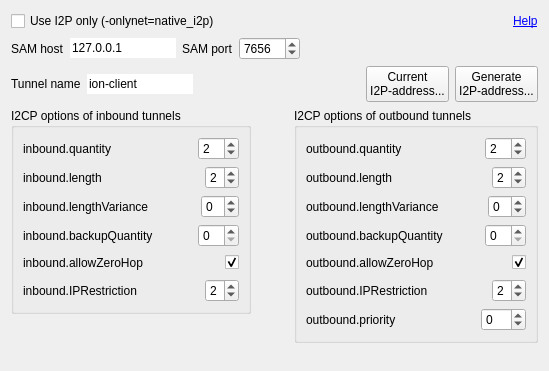
<?xml version="1.0" encoding="UTF-8"?>
<ui version="4.0">
 <class>I2POptionsWidget</class>
 <widget class="QWidget" name="I2POptionsWidget">
  <property name="geometry">
   <rect>
    <x>0</x>
    <y>0</y>
    <width>549</width>
    <height>371</height>
   </rect>
  </property>
  <property name="windowTitle">
   <string>Form</string>
  </property>
  <layout class="QVBoxLayout" name="verticalLayout_5">
   <item>
    <layout class="QHBoxLayout" name="horizontalLayout_15">
     <item>
      <widget class="QCheckBox" name="checkBoxUseI2POnly">
       <property name="text">
        <string>Use I2P only (-onlynet=native_i2p)</string>
       </property>
      </widget>
     </item>
     <item>
      <spacer name="horizontalSpacer_15">
       <property name="orientation">
        <enum>Qt::Horizontal</enum>
       </property>
       <property name="sizeHint" stdset="0">
        <size>
         <width>40</width>
         <height>20</height>
        </size>
       </property>
      </spacer>
     </item>
     <item>
      <widget class="QLabel" name="label">
       <property name="toolTip">
        <string>http://www.i2p2.i2p/i2cp.html#options</string>
       </property>
       <property name="text">
        <string>&lt;a href=&quot;http://www.i2p2.i2p/i2cp.html#options&quot;&gt;Help&lt;/a&gt;</string>
       </property>
       <property name="textFormat">
        <enum>Qt::RichText</enum>
       </property>
       <property name="openExternalLinks">
        <bool>true</bool>
       </property>
       <property name="textInteractionFlags">
        <set>Qt::TextBrowserInteraction</set>
       </property>
      </widget>
     </item>
    </layout>
   </item>
   <item>
    <layout class="QHBoxLayout" name="horizontalLayout_16">
     <item>
      <widget class="QLabel" name="labelSAMHost">
       <property name="text">
        <string>SAM host</string>
       </property>
      </widget>
     </item>
     <item>
      <widget class="QLineEdit" name="lineEditSAMHost">
       <property name="sizePolicy">
        <sizepolicy hsizetype="Fixed" vsizetype="Fixed">
         <horstretch>0</horstretch>
         <verstretch>0</verstretch>
        </sizepolicy>
       </property>
       <property name="text">
        <string>127.0.0.1</string>
       </property>
       <property name="frame">
        <bool>false</bool>
       </property>
      </widget>
     </item>
     <item>
      <widget class="QLabel" name="labelSAMPort">
       <property name="text">
        <string>SAM port</string>
       </property>
      </widget>
     </item>
     <item>
      <widget class="QSpinBox" name="spinBoxSAMPort">
       <property name="minimum">
        <number>1</number>
       </property>
       <property name="maximum">
        <number>65535</number>
       </property>
       <property name="value">
        <number>7656</number>
       </property>
      </widget>
     </item>
     <item>
      <spacer name="horizontalSpacer_17">
       <property name="orientation">
        <enum>Qt::Horizontal</enum>
       </property>
       <property name="sizeHint" stdset="0">
        <size>
         <width>40</width>
         <height>20</height>
        </size>
       </property>
      </spacer>
     </item>
    </layout>
   </item>
   <item>
    <layout class="QHBoxLayout" name="horizontalLayout_17">
     <item>
      <widget class="QLabel" name="labelTunnelName">
       <property name="text">
        <string>Tunnel name</string>
       </property>
      </widget>
     </item>
     <item>
      <widget class="QLineEdit" name="lineEditTunnelName">
       <property name="sizePolicy">
        <sizepolicy hsizetype="Preferred" vsizetype="Fixed">
         <horstretch>0</horstretch>
         <verstretch>0</verstretch>
        </sizepolicy>
       </property>
       <property name="minimumSize">
        <size>
         <width>0</width>
         <height>0</height>
        </size>
       </property>
       <property name="text">
        <string>ion-client</string>
       </property>
       <property name="frame">
        <bool>false</bool>
       </property>
      </widget>
     </item>
     <item>
      <spacer name="horizontalSpacer_18">
       <property name="orientation">
        <enum>Qt::Horizontal</enum>
       </property>
       <property name="sizeHint" stdset="0">
        <size>
         <width>40</width>
         <height>20</height>
        </size>
       </property>
      </spacer>
     </item>
     <item>
      <widget class="QPushButton" name="pushButtonCurrentI2PAddress">
       <property name="text">
        <string>Current
I2P-address...</string>
       </property>
      </widget>
     </item>
     <item>
      <widget class="QPushButton" name="pushButtonGenerateI2PAddress">
       <property name="text">
        <string>Generate
I2P-address...</string>
       </property>
      </widget>
     </item>
    </layout>
   </item>
   <item>
    <layout class="QHBoxLayout" name="horizontalLayout_14">
     <item>
      <layout class="QVBoxLayout" name="verticalLayout_4">
       <item>
        <widget class="QGroupBox" name="groupBoxInbound">
         <property name="title">
          <string>I2CP options of inbound tunnels</string>
         </property>
         <layout class="QVBoxLayout" name="verticalLayout">
          <item>
           <layout class="QHBoxLayout" name="horizontalLayout">
            <item>
             <widget class="QLabel" name="labelInboundQuantity">
              <property name="text">
               <string>inbound.quantity </string>
              </property>
             </widget>
            </item>
            <item>
             <spacer name="horizontalSpacer">
              <property name="orientation">
               <enum>Qt::Horizontal</enum>
              </property>
              <property name="sizeHint" stdset="0">
               <size>
                <width>40</width>
                <height>20</height>
               </size>
              </property>
             </spacer>
            </item>
            <item>
             <widget class="QSpinBox" name="spinBoxInboundQuantity">
              <property name="minimum">
               <number>1</number>
              </property>
              <property name="maximum">
               <number>16</number>
              </property>
              <property name="value">
               <number>2</number>
              </property>
             </widget>
            </item>
           </layout>
          </item>
          <item>
           <layout class="QHBoxLayout" name="horizontalLayout_2">
            <item>
             <widget class="QLabel" name="labelInboundLength">
              <property name="text">
               <string>inbound.length </string>
              </property>
             </widget>
            </item>
            <item>
             <spacer name="horizontalSpacer_2">
              <property name="orientation">
               <enum>Qt::Horizontal</enum>
              </property>
              <property name="sizeHint" stdset="0">
               <size>
                <width>40</width>
                <height>20</height>
               </size>
              </property>
             </spacer>
            </item>
            <item>
             <widget class="QSpinBox" name="spinBoxInboundLength">
              <property name="minimum">
               <number>0</number>
              </property>
              <property name="maximum">
               <number>7</number>
              </property>
              <property name="value">
               <number>2</number>
              </property>
             </widget>
            </item>
           </layout>
          </item>
          <item>
           <layout class="QHBoxLayout" name="horizontalLayout_3">
            <item>
             <widget class="QLabel" name="labelInboundLengthVariance">
              <property name="text">
               <string>inbound.lengthVariance</string>
              </property>
             </widget>
            </item>
            <item>
             <spacer name="horizontalSpacer_3">
              <property name="orientation">
               <enum>Qt::Horizontal</enum>
              </property>
              <property name="sizeHint" stdset="0">
               <size>
                <width>40</width>
                <height>20</height>
               </size>
              </property>
             </spacer>
            </item>
            <item>
             <widget class="QSpinBox" name="spinBoxInboundLengthVariance">
              <property name="minimum">
               <number>-7</number>
              </property>
              <property name="maximum">
               <number>7</number>
              </property>
             </widget>
            </item>
           </layout>
          </item>
          <item>
           <layout class="QHBoxLayout" name="horizontalLayout_4">
            <item>
             <widget class="QLabel" name="labelInboundBackupQuality">
              <property name="text">
               <string>inbound.backupQuantity </string>
              </property>
             </widget>
            </item>
            <item>
             <spacer name="horizontalSpacer_4">
              <property name="orientation">
               <enum>Qt::Horizontal</enum>
              </property>
              <property name="sizeHint" stdset="0">
               <size>
                <width>40</width>
                <height>20</height>
               </size>
              </property>
             </spacer>
            </item>
            <item>
             <widget class="QSpinBox" name="spinBoxInboundBackupQuality"/>
            </item>
           </layout>
          </item>
          <item>
           <layout class="QHBoxLayout" name="horizontalLayout_5">
            <item>
             <widget class="QLabel" name="labelInboundAllowZeroHop">
              <property name="text">
               <string>inbound.allowZeroHop </string>
              </property>
             </widget>
            </item>
            <item>
             <spacer name="horizontalSpacer_5">
              <property name="orientation">
               <enum>Qt::Horizontal</enum>
              </property>
              <property name="sizeHint" stdset="0">
               <size>
                <width>40</width>
                <height>20</height>
               </size>
              </property>
             </spacer>
            </item>
            <item>
             <widget class="QCheckBox" name="checkBoxInboundAllowZeroHop">
              <property name="checked">
               <bool>true</bool>
              </property>
             </widget>
            </item>
           </layout>
          </item>
          <item>
           <layout class="QHBoxLayout" name="horizontalLayout_6">
            <item>
             <widget class="QLabel" name="labelInboundIPRestriction">
              <property name="text">
               <string>inbound.IPRestriction</string>
              </property>
             </widget>
            </item>
            <item>
             <spacer name="horizontalSpacer_6">
              <property name="orientation">
               <enum>Qt::Horizontal</enum>
              </property>
              <property name="sizeHint" stdset="0">
               <size>
                <width>40</width>
                <height>20</height>
               </size>
              </property>
             </spacer>
            </item>
            <item>
             <widget class="QSpinBox" name="spinBoxInboundIPRestriction">
              <property name="maximum">
               <number>4</number>
              </property>
              <property name="value">
               <number>2</number>
              </property>
             </widget>
            </item>
           </layout>
          </item>
         </layout>
        </widget>
       </item>
       <item>
        <spacer name="verticalSpacer">
         <property name="orientation">
          <enum>Qt::Vertical</enum>
         </property>
         <property name="sizeHint" stdset="0">
          <size>
           <width>20</width>
           <height>40</height>
          </size>
         </property>
        </spacer>
       </item>
      </layout>
     </item>
     <item>
      <spacer name="horizontalSpacer_14">
       <property name="orientation">
        <enum>Qt::Horizontal</enum>
       </property>
       <property name="sizeHint" stdset="0">
        <size>
         <width>40</width>
         <height>20</height>
        </size>
       </property>
      </spacer>
     </item>
     <item>
      <layout class="QVBoxLayout" name="verticalLayout_3">
       <item>
        <widget class="QGroupBox" name="groupBoxOutbound">
         <property name="title">
          <string>I2CP options of outbound tunnels</string>
         </property>
         <layout class="QVBoxLayout" name="verticalLayout_2">
          <item>
           <layout class="QHBoxLayout" name="horizontalLayout_7">
            <item>
             <widget class="QLabel" name="labelOutboundQuantity">
              <property name="text">
               <string>outbound.quantity </string>
              </property>
             </widget>
            </item>
            <item>
             <spacer name="horizontalSpacer_7">
              <property name="orientation">
               <enum>Qt::Horizontal</enum>
              </property>
              <property name="sizeHint" stdset="0">
               <size>
                <width>40</width>
                <height>20</height>
               </size>
              </property>
             </spacer>
            </item>
            <item>
             <widget class="QSpinBox" name="spinBoxOutboundQuantity">
              <property name="minimum">
               <number>1</number>
              </property>
              <property name="value">
               <number>2</number>
              </property>
             </widget>
            </item>
           </layout>
          </item>
          <item>
           <layout class="QHBoxLayout" name="horizontalLayout_8">
            <item>
             <widget class="QLabel" name="labelOutboundLength">
              <property name="text">
               <string>outbound.length </string>
              </property>
             </widget>
            </item>
            <item>
             <spacer name="horizontalSpacer_8">
              <property name="orientation">
               <enum>Qt::Horizontal</enum>
              </property>
              <property name="sizeHint" stdset="0">
               <size>
                <width>40</width>
                <height>20</height>
               </size>
              </property>
             </spacer>
            </item>
            <item>
             <widget class="QSpinBox" name="spinBoxOutboundLength">
              <property name="maximum">
               <number>7</number>
              </property>
              <property name="value">
               <number>2</number>
              </property>
             </widget>
            </item>
           </layout>
          </item>
          <item>
           <layout class="QHBoxLayout" name="horizontalLayout_9">
            <item>
             <widget class="QLabel" name="labelOutboundLengthVariance">
              <property name="text">
               <string>outbound.lengthVariance</string>
              </property>
             </widget>
            </item>
            <item>
             <spacer name="horizontalSpacer_9">
              <property name="orientation">
               <enum>Qt::Horizontal</enum>
              </property>
              <property name="sizeHint" stdset="0">
               <size>
                <width>40</width>
                <height>20</height>
               </size>
              </property>
             </spacer>
            </item>
            <item>
             <widget class="QSpinBox" name="spinBoxOutboundLengthVariance">
              <property name="minimum">
               <number>-7</number>
              </property>
              <property name="maximum">
               <number>7</number>
              </property>
             </widget>
            </item>
           </layout>
          </item>
          <item>
           <layout class="QHBoxLayout" name="horizontalLayout_10">
            <item>
             <widget class="QLabel" name="labelOutboundBackupQuantity">
              <property name="text">
               <string>outbound.backupQuantity</string>
              </property>
             </widget>
            </item>
            <item>
             <spacer name="horizontalSpacer_10">
              <property name="orientation">
               <enum>Qt::Horizontal</enum>
              </property>
              <property name="sizeHint" stdset="0">
               <size>
                <width>40</width>
                <height>20</height>
               </size>
              </property>
             </spacer>
            </item>
            <item>
             <widget class="QSpinBox" name="spinBoxOutboundBackupQuantity"/>
            </item>
           </layout>
          </item>
          <item>
           <layout class="QHBoxLayout" name="horizontalLayout_11">
            <item>
             <widget class="QLabel" name="labelAllowZeroHop">
              <property name="text">
               <string>outbound.allowZeroHop </string>
              </property>
             </widget>
            </item>
            <item>
             <spacer name="horizontalSpacer_11">
              <property name="orientation">
               <enum>Qt::Horizontal</enum>
              </property>
              <property name="sizeHint" stdset="0">
               <size>
                <width>40</width>
                <height>20</height>
               </size>
              </property>
             </spacer>
            </item>
            <item>
             <widget class="QCheckBox" name="checkBoxAllowZeroHop">
              <property name="checked">
               <bool>true</bool>
              </property>
             </widget>
            </item>
           </layout>
          </item>
          <item>
           <layout class="QHBoxLayout" name="horizontalLayout_12">
            <item>
             <widget class="QLabel" name="labelOutboundIPRestriction">
              <property name="text">
               <string>outbound.IPRestriction</string>
              </property>
             </widget>
            </item>
            <item>
             <spacer name="horizontalSpacer_12">
              <property name="orientation">
               <enum>Qt::Horizontal</enum>
              </property>
              <property name="sizeHint" stdset="0">
               <size>
                <width>40</width>
                <height>20</height>
               </size>
              </property>
             </spacer>
            </item>
            <item>
             <widget class="QSpinBox" name="spinBoxOutboundIPRestriction">
              <property name="maximum">
               <number>4</number>
              </property>
              <property name="value">
               <number>2</number>
              </property>
             </widget>
            </item>
           </layout>
          </item>
          <item>
           <layout class="QHBoxLayout" name="horizontalLayout_13">
            <item>
             <widget class="QLabel" name="labelOutboundPriority">
              <property name="text">
               <string>outbound.priority</string>
              </property>
             </widget>
            </item>
            <item>
             <spacer name="horizontalSpacer_13">
              <property name="orientation">
               <enum>Qt::Horizontal</enum>
              </property>
              <property name="sizeHint" stdset="0">
               <size>
                <width>40</width>
                <height>20</height>
               </size>
              </property>
             </spacer>
            </item>
            <item>
             <widget class="QSpinBox" name="spinBoxOutboundPriority">
              <property name="minimum">
               <number>-25</number>
              </property>
              <property name="maximum">
               <number>25</number>
              </property>
             </widget>
            </item>
           </layout>
          </item>
         </layout>
        </widget>
       </item>
       <item>
        <spacer name="verticalSpacer_2">
         <property name="orientation">
          <enum>Qt::Vertical</enum>
         </property>
         <property name="sizeHint" stdset="0">
          <size>
           <width>20</width>
           <height>40</height>
          </size>
         </property>
        </spacer>
       </item>
      </layout>
     </item>
    </layout>
   </item>
  </layout>
 </widget>
 <tabstops>
  <tabstop>checkBoxUseI2POnly</tabstop>
  <tabstop>lineEditSAMHost</tabstop>
  <tabstop>spinBoxSAMPort</tabstop>
  <tabstop>lineEditTunnelName</tabstop>
  <tabstop>pushButtonCurrentI2PAddress</tabstop>
  <tabstop>pushButtonGenerateI2PAddress</tabstop>
  <tabstop>spinBoxInboundQuantity</tabstop>
  <tabstop>spinBoxInboundLength</tabstop>
  <tabstop>spinBoxInboundLengthVariance</tabstop>
  <tabstop>spinBoxInboundBackupQuality</tabstop>
  <tabstop>checkBoxInboundAllowZeroHop</tabstop>
  <tabstop>spinBoxInboundIPRestriction</tabstop>
  <tabstop>spinBoxOutboundQuantity</tabstop>
  <tabstop>spinBoxOutboundLength</tabstop>
  <tabstop>spinBoxOutboundLengthVariance</tabstop>
  <tabstop>spinBoxOutboundBackupQuantity</tabstop>
  <tabstop>checkBoxAllowZeroHop</tabstop>
  <tabstop>spinBoxOutboundIPRestriction</tabstop>
  <tabstop>spinBoxOutboundPriority</tabstop>
 </tabstops>
 <resources/>
 <connections/>
</ui>
